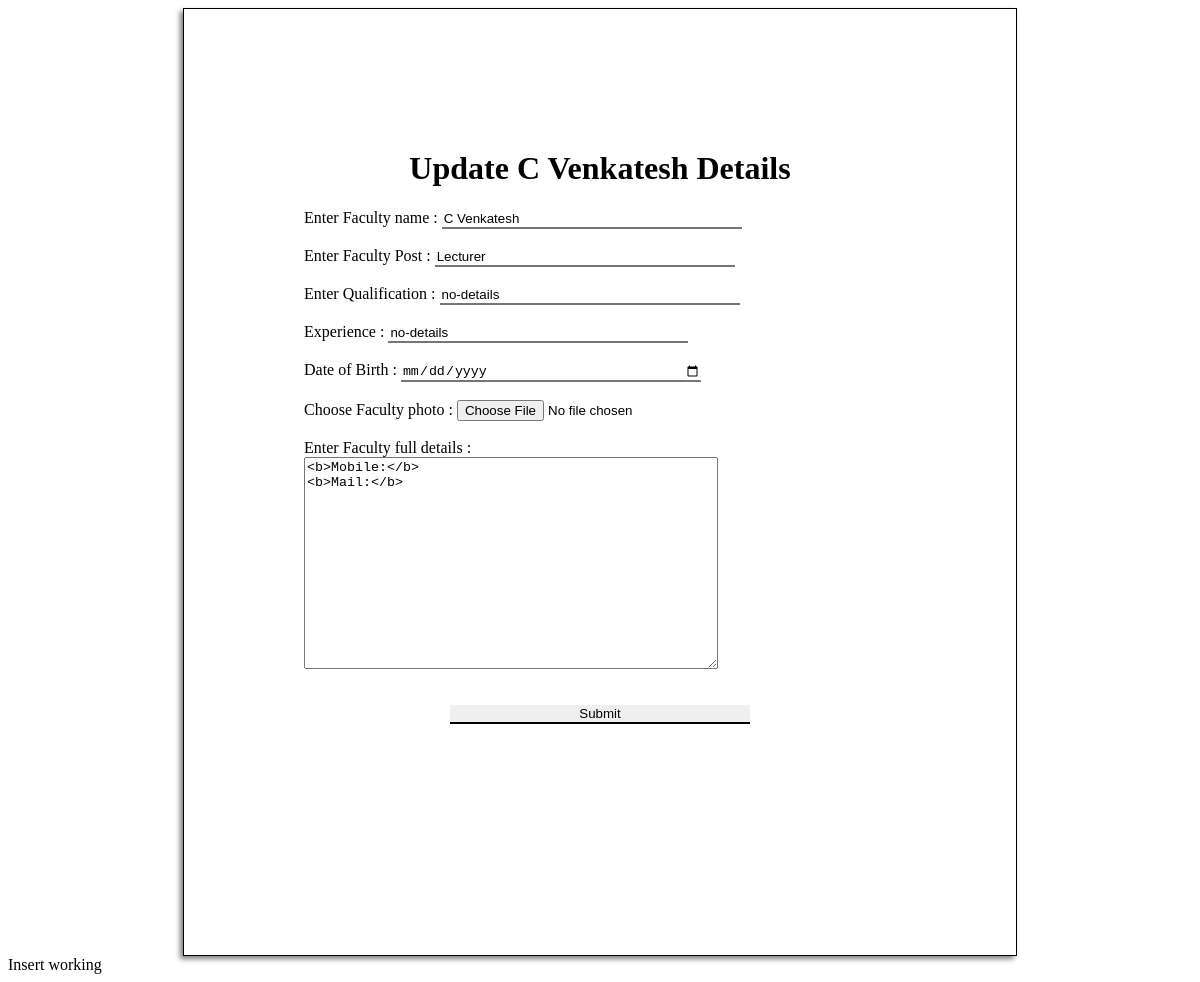
Page /admin/facultyop.php?edit=2&dept=General_department_staff on the committed database.
### tables this page shows
CREATE TABLE `General_department_staff` (
  `id` int(11) NOT NULL,
  `faculty_name` varchar(255) NOT NULL,
  `faculty_post` varchar(255) NOT NULL,
  `faculty_quali` varchar(255) NOT NULL,
  `experience` varchar(255) NOT NULL,
  `Gender` varchar(255) NOT NULL,
  `DOB` date NOT NULL,
  `faculty_img` varchar(255) NOT NULL,
  `faculty_details` varchar(9999) NOT NULL
);

### admin/facultyop.php (the view, shortened to what this page needs)
<?php
$con=mysqli_connect('localhost','root','','id20532735_gptplpt2');
    ?>
    <?php
if(isset($_GET['edit'])&&isset($_GET['dept'])){
    $id=$_GET['edit'];
    $dept=$_GET['dept'];
    $updept="update".$dept;
    $sql="SELECT * FROM `$dept` WHERE `id`='$id'";
    $que=mysqli_query($con,$sql);
    $row=mysqli_fetch_assoc($que);
?>
<div class="dept">
<center>
<h1> Update <?php echo $row['faculty_name'] ;?>  Details</h1>
</center>
<form action="" method="post" enctype="multipart/form-data">
<label for="name">Enter Faculty name :</label>
<input type="text" name="faculty_name" id="name" value="<?php echo $row['faculty_name'];?>"><br><br>
<label for="post">Enter Faculty Post :</label>
<input type="text" name="faculty_post" id="post" value="<?php echo $row['faculty_post'];?>"><br><br>
<label for="Quali">Enter  Qualification :</label>
<input type="text" name="faculty_quali" id="quali" value="<?php echo $row['faculty_quali'];?>"><br><br>
<label for="expi">Experience :</label>
<input type="text" name="experience" id="expi" value="<?php echo $row['experience'];?>"><br><br>
<label for="DoB">Date of Birth :</label>
<input type="date" name="DOB" id="DoB" required><br><br>
<label for="img">Choose Faculty photo :</label>
<input type="file" name="faculty_img" id="img" required><br><br>
<label for="details">Enter Faculty full details :</label><br>
<textarea name="Faculty_details" id="details"><?php echo $row['faculty_details'];?></textarea><br><br><br>
<center>
<input type="submit" name="<?php echo $updept ;?>">
</center>
</form>
</div>
<?php
if(isset($_POST[$updept]))
{
    $staffname=$_POST['faculty_name'];
    $staffpost=$_POST['faculty_post'];
    $sqaffquali=$_POST['faculty_quali'];
    $experience=$_POST['experience'];
    $DOB=$_POST['DOB'];
    $staffdetails=$_POST['Faculty_details'];
    $staffimg_name=$_FILES['faculty_img']['name'];
    $staffimg_type=$_FILES['faculty_img']['type'];
    $staffimg_size=$_FILES['faculty_img']['size'];
    $staffimg_temp_name=$_FILES['faculty_img']['tmp_name'];
    move_uploaded_file($staffimg_temp_name,"../images/staff_img/$staffimg_name");
        $upd="UPDATE `$dept` SET `faculty_name`='$staffname',`faculty_post`='$staffpost',`faculty_quali`='$sqaffquali',`experience`='$experience',`DOB`='$DOB',`faculty_img`='$staffimg_name',`faculty_details`='$staffdetails' WHERE `id`='$id'";
        $res=mysqli_query($con,$upd);
        if($res){
            header('location:facultyindex.php');
        }
   }
   else{
    echo "Insert working";
   }
}
?>

### admin/facultyop.php (style rules this page uses)
.dept { border:1px solid; box-shadow: -3px 3px 5px rgb(0, 0, 0,0.5); width: 50%; height: 90%; padding: 120px 120px; margin:auto; }
input { border-top: none; border-right: none; border-left: none; width: 300px; }
textarea { min-width:70%; max-width: 69%; min-height:30%; }

### rows in the picture
general_department_staff: faculty_name "C Venkatesh", faculty_post "Lecturer", faculty_quali "no-details", experience "no-details", Faculty_details "<b>Mobile:</b> <b>Mail:</b>"
